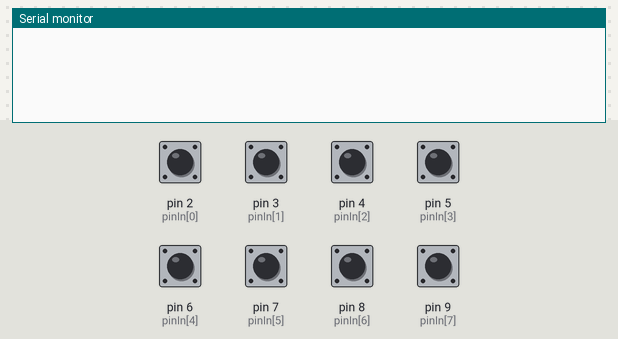
A sketch run on a simulated Arduino Uno, built with avr-gcc and run on an emulated ATmega328P. On the bench: the last lines printed to the serial monitor. Inputs (shaded band) come from the test bench; at power-on: pin 2 (pinIn[0]), pin 3 (pinIn[1]), pin 4 (pinIn[2]), pin 5 (pinIn[3]), pin 6 (pinIn[4]), pin 7 (pinIn[5]), pin 8 (pinIn[6]), pin 9 (pinIn[7]) HIGH.

Above: at 1.2 s.
1.3 s: pin 2 (pinIn[0]) pulled LOW for 0.15 s
At 1.9 s:
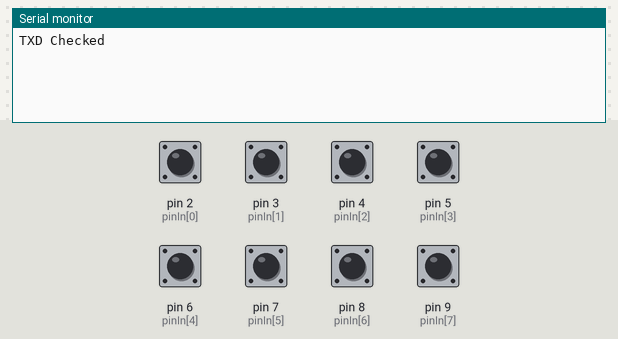
2.9 s: pin 3 (pinIn[1]) pulled LOW for 0.15 s
At 4.1 s:
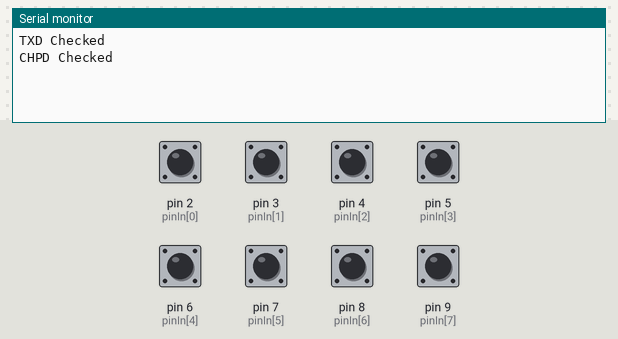
4.5 s: pin 4 (pinIn[2]) pulled LOW for 0.15 s
At 5.6 s:
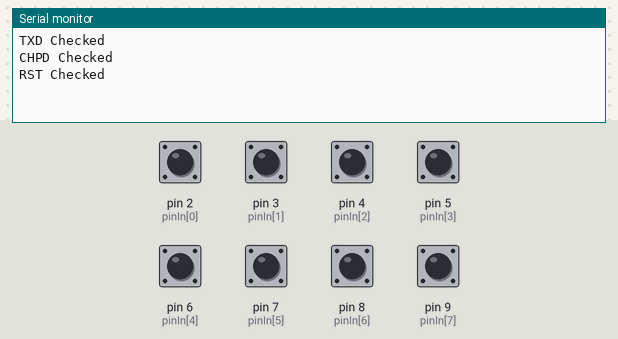
6.1 s: pin 5 (pinIn[3]) pulled LOW for 0.15 s
At 6.8 s:
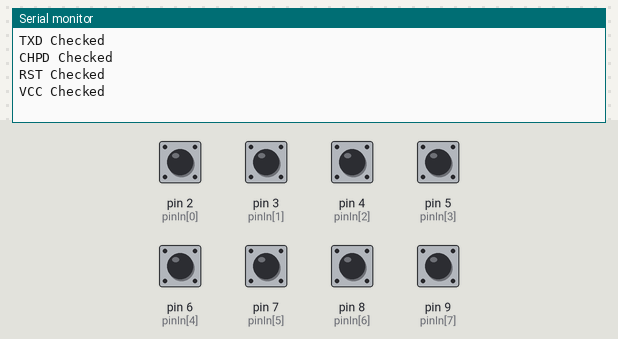
7.7 s: pin 6 (pinIn[4]) pulled LOW for 0.15 s
At 8.9 s:
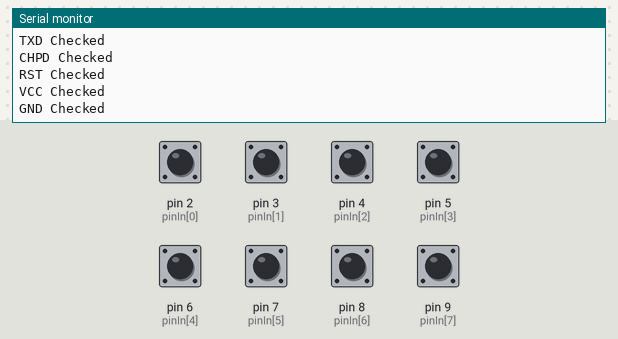
9.3 s: pin 7 (pinIn[5]) pulled LOW for 0.15 s
At 10.4 s:
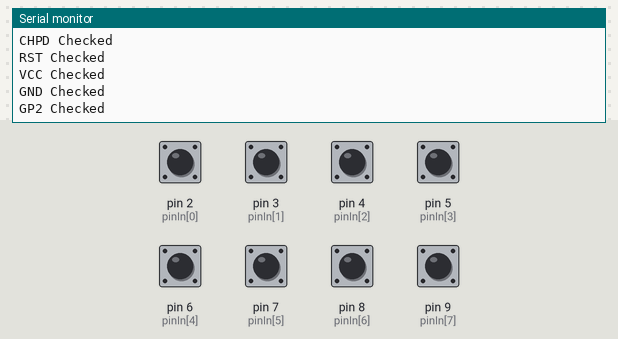

The sketch:

20_3_2020_esp01_BB_tester.ino
```cpp
/*
 * ESP8266-01 breakout board tester
 * Date: 20/3/2020
 * Version: 1
 * Description: A simple ESP8266-01 breakout board tester script
 */

/*
 * Pin defination
 * TXD --> Pin 2
 * CHPD --> Pin 3
 * RST --> Pin 4
 * VCC --> Pin 5
 * GND --> Pin 6
 * GP2 --> Pin 7
 * GP0 --> Pin 8
 * RXD --> Pin 9
 */
uint8_t pinIn [8] = {2, 3, 4, 5, 6, 7, 8, 9};
String pinName [8] = {"TXD", "CHPD", "RST", "VCC", "GND", "GP2", "GP0", "RXD"};

void setup() {
  //Begin serial terminal at 115200 bps
  Serial.begin(115200);

  //Initialize pinMode
  for (int i=0; i<8; i++) pinMode(pinIn[i],INPUT_PULLUP);
}

void loop() {
  //Scanning for digital input == LOW and add a delay.
  delay(5);
  for (int i=0; i<8; i++)
  {
    if (digitalRead(pinIn[i]) == LOW)
      {
        //Print the pin check once a GND is connected
        Serial.print(pinName[i]);
        Serial.println(" Checked");
        delay(5);

        //Waiting the pin to release
        while(digitalRead(pinIn[i]) == LOW);
      }
  }
}
```

Measured:
- after the input at 1.3 s, the serial monitor: prints a new line at once (image 1)
- after the input at 2.9 s, the serial monitor: prints a new line at once (image 2)
- after the input at 4.5 s, the serial monitor: prints a new line at once (image 3)
- after the input at 6.1 s, the serial monitor: prints a new line at once (image 4)
- after the input at 7.7 s, the serial monitor: prints a new line at once (image 5)
- after the input at 9.3 s, the serial monitor: prints a new line at once (image 6)
